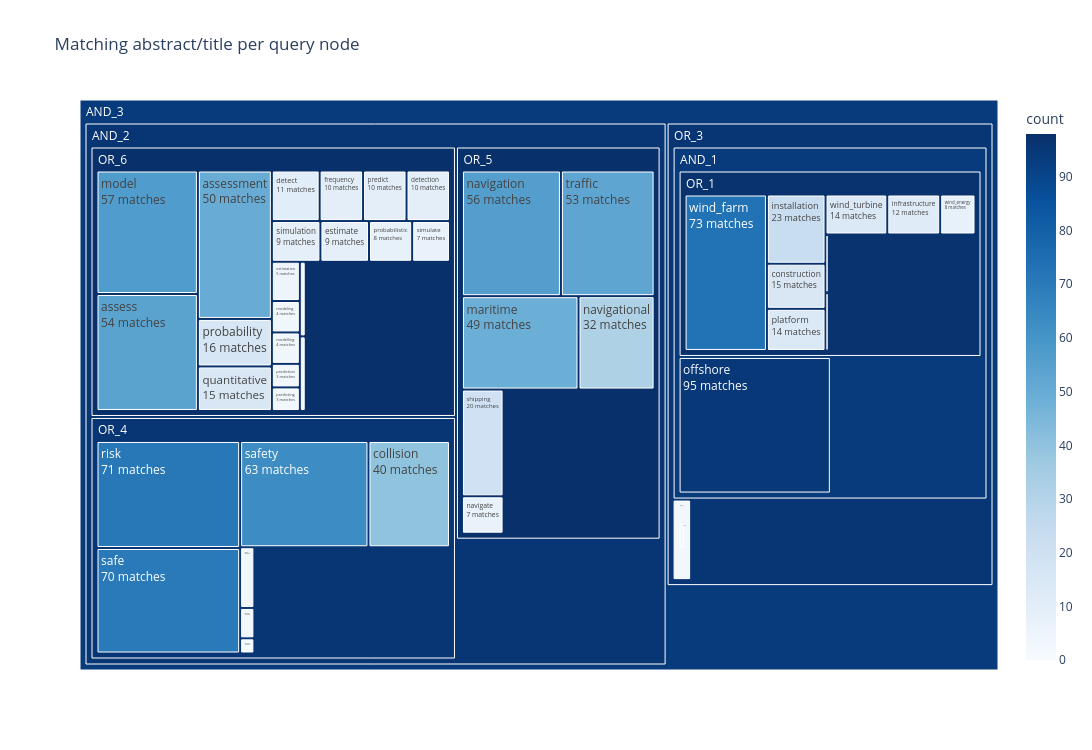

The notebook cell saved with this chart:
### Markdown cell above
### Keywords analysis

### Code cell
from slrrag.toolbox import query_treemap

main_query = """
(
    (
        ("offshore") 
        AND 
        ("infrastructure" OR "construction" OR "installation" OR "windfarm" OR "wind farm" OR  "windmill" OR 
        "wind turbine" OR "wind park" OR "wind energy" OR "platform")
    )
    OR 
    ("flotel" OR "Aquaculture farm" OR "Artificial Island" OR "Synthetic Island")
)
AND
(
	( "collision" OR "allision" OR "near miss" OR "near-miss" OR "risk" OR "safety" OR "safe") AND 
    ( "navigate" OR "navigation" OR "navigational" OR "maritime" OR "shipping" OR "traffic")
	AND 
	("quantitative" OR "quantification" OR "probability" OR "probabilistic" OR "likelihood" 
        OR "frequency" OR "assess" OR "assessment" OR "predict" OR "predicting"
        OR "prediction" OR "model" OR "modeling" OR "modelling" OR "simulate"
        OR "simulation" OR "estimate" OR "estimation" OR "detect" OR "detection")
)
"""
tree = query_treemap.parse_query(main_query)
agg = query_treemap.aggregate_by_node(
    df=df_04,
    tree=tree,
    columns=["title", "abstract"],
    binary_columns=["is_reference"],
    stemming=False,
).sort_values("count", ascending=False)
fig = query_treemap.treemap(agg, width=1250, height=750)
fig

### Figure 1 — Plotly figure (JSON) as saved in the notebook; plotly's stock layout.template omitted (floating-point values rounded to 4 significant figures)
{"data": [{"customdata": [[19], [19], [19], [19], [19], [19], [19], [19], [19], [14], [18], [14], [14], [12], [13], [16], [12], [16], [10], [9], [9], [5], [7], [3], [7], [6], [3], [3], [1], [0], [1], [2], [0], [1], [3], [3], [1], [2], [2], [1], [4], [1], [2], [1], [0], [0], [0], [1], [0], [0], [1], [0], [0], [0], [0], [0], [0]], "domain": {"x": [0, 1], "y": [0, 1]}, "hovertemplate": "%{label}<br>matching: %{value}<br>is_reference: %{customdata[0]}<extra></extra>", "labels": ["OR_6", "OR_5", "OR_1", "OR_4", "AND_2", "OR_3", "offshore", "AND_1", "AND_3", "wind_farm", "risk", "safe", "safety", "model", "navigation", "assess", "traffic", "assessment", "maritime", "collision", "navigational", "installation", "shipping", "probability", "construction", "quantitative", "platform", "wind_turbine", "infrastructure", "detect", "frequency", "predict", "detection", "simulation", "estimate", "probabilistic", "wind_energy", "navigate", "simulate", "estimation", "allision", "modeling", "modelling", "prediction", "predicting", "Aquaculture_farm", "OR_2", "likelihood", "near-miss", "quantification", "wind_park", "windfarm", "near_miss", "Synthetic_Island", "Artificial_Island", "flotel", "windmill"], "marker": {"coloraxis": "coloraxis", "colors": [98, 98, 97, 96, 96, 96, 95, 94, 94, 73, 71, 70, 63, 57, 56, 54, 53, 50, 49, 40, 32, 23, 20, 16, 15, 15, 14, 14, 12, 11, 10, 10, 10, 9, 9, 8, 8, 7, 7, 5, 4, 4, 4, 3, 3, 3, 3, 2, 2, 2, 1, 1, 1, 0, 0, 0, 0]}, "name": "", "parents": ["AND_2", "AND_2", "AND_1", "AND_2", "AND_3", "AND_3", "AND_1", "OR_3", "", "OR_1", "OR_4", "OR_4", "OR_4", "OR_6", "OR_5", "OR_6", "OR_5", "OR_6", "OR_5", "OR_4", "OR_5", "OR_1", "OR_5", "OR_6", "OR_1", "OR_6", "OR_1", "OR_1", "OR_1", "OR_6", "OR_6", "OR_6", "OR_6", "OR_6", "OR_6", "OR_6", "OR_1", "OR_5", "OR_6", "OR_6", "OR_4", "OR_6", "OR_6", "OR_6", "OR_6", "OR_2", "OR_3", "OR_6", "OR_4", "OR_6", "OR_1", "OR_1", "OR_4", "OR_2", "OR_2", "OR_2", "OR_1"], "texttemplate": "%{label}<br>%{value} matches", "type": "treemap", "values": [98, 98, 97, 96, 96, 96, 95, 94, 94, 73, 71, 70, 63, 57, 56, 54, 53, 50, 49, 40, 32, 23, 20, 16, 15, 15, 14, 14, 12, 11, 10, 10, 10, 9, 9, 8, 8, 7, 7, 5, 4, 4, 4, 3, 3, 3, 3, 2, 2, 2, 1, 1, 1, 0, 0, 0, 0]}], "layout": {"coloraxis": {"autocolorscale": false, "colorbar": {"title": {"text": "count"}}, "colorscale": [[0, "rgb(247,251,255)"], [0.125, "rgb(222,235,247)"], [0.25, "rgb(198,219,239)"], [0.375, "rgb(158,202,225)"], [0.5, "rgb(107,174,214)"], [0.625, "rgb(66,146,198)"], [0.75, "rgb(33,113,181)"], [0.875, "rgb(8,81,156)"], [1, "rgb(8,48,107)"]]}, "height": 750, "legend": {"tracegroupgap": 0}, "title": {"text": "Matching abstract/title per query node"}, "width": 1250}}
